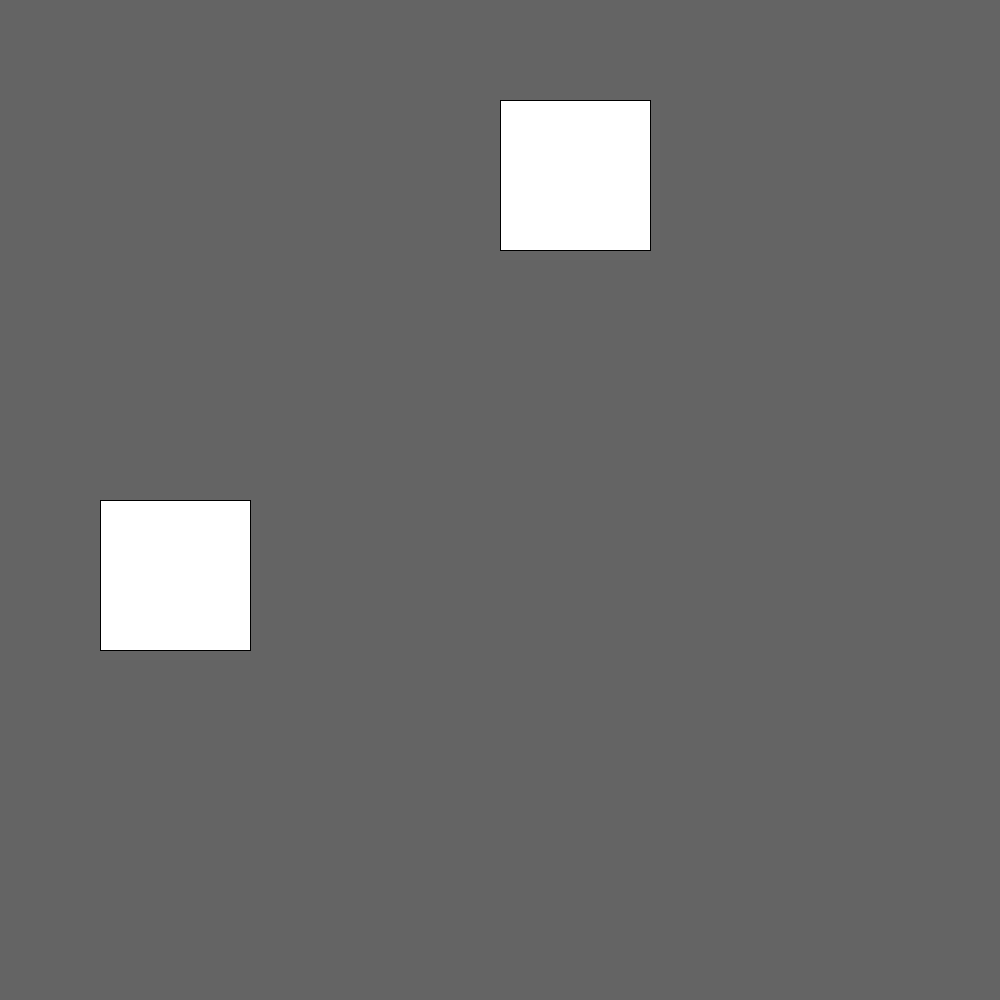
Frame 1 (no input)
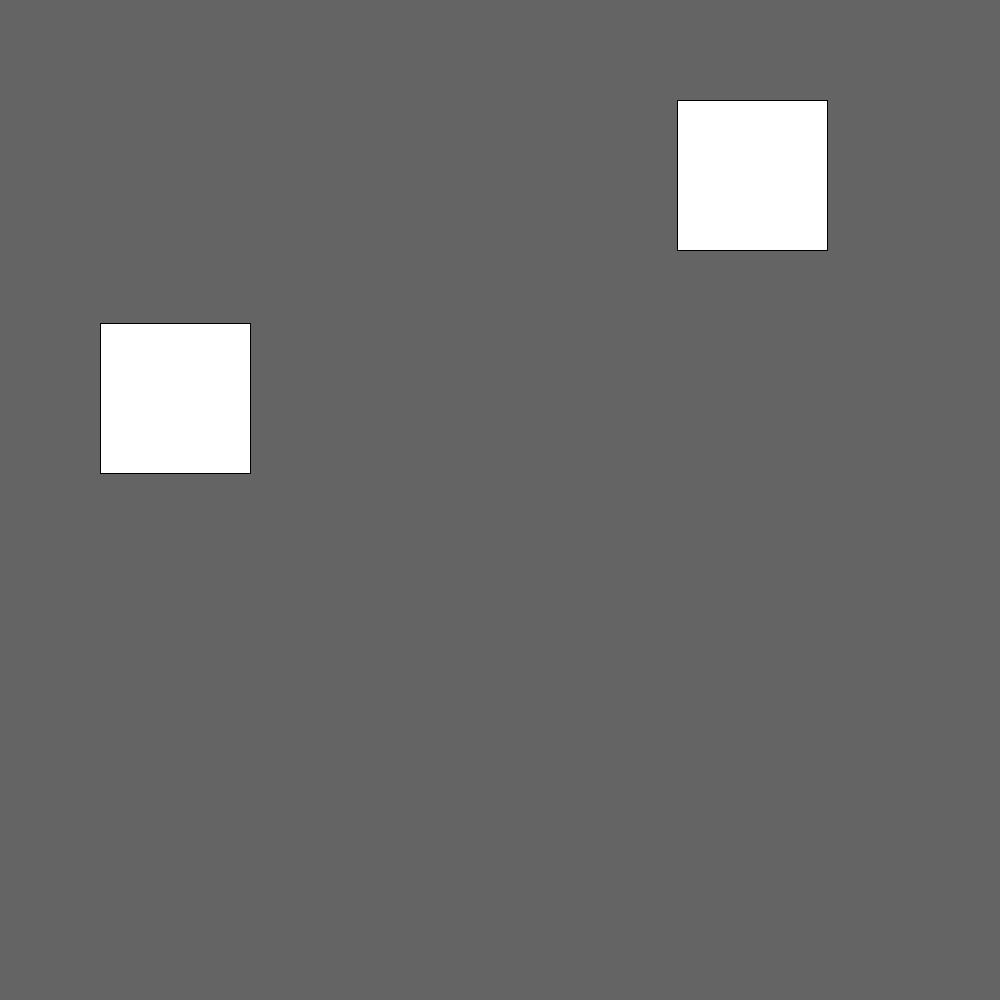
Frame 60 (the mouse pressed at the canvas centre just before this capture)
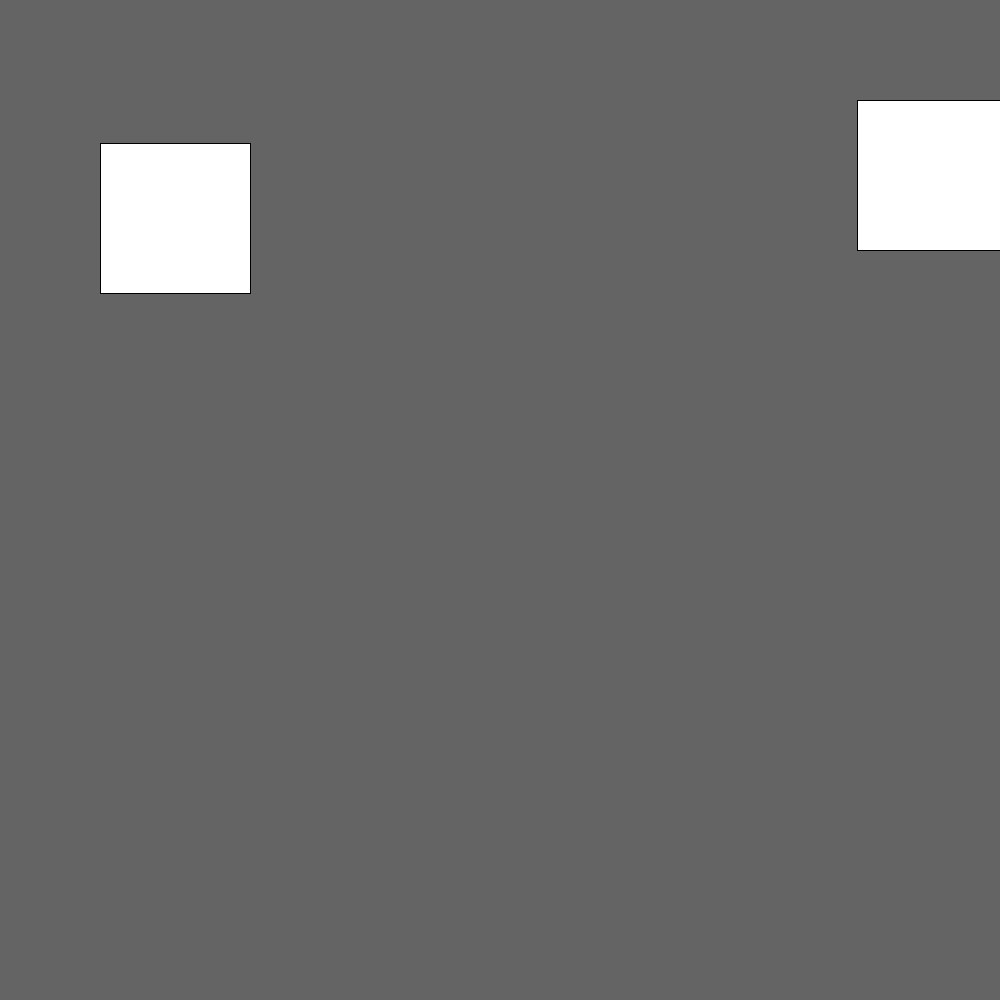
Frame 120 (the mouse held since frame 60 and released just before this capture)

The Processing sketch that drew these frames (run headless with seeded random() and noise(); from frame 60 on, the mouse is pressed at the canvas centre):

// Processing sketch: variables_assignment
// ── variables_assignment.pde
float f = 500;
float x = 500;
void setup() {
  
  size(1000, 1000);
  
}

void draw() { //loop
  background(100);
  square(f, 100, 150);
  f = f + 3;
  square(100, x, 150);
  x = x - 3;
  
}
